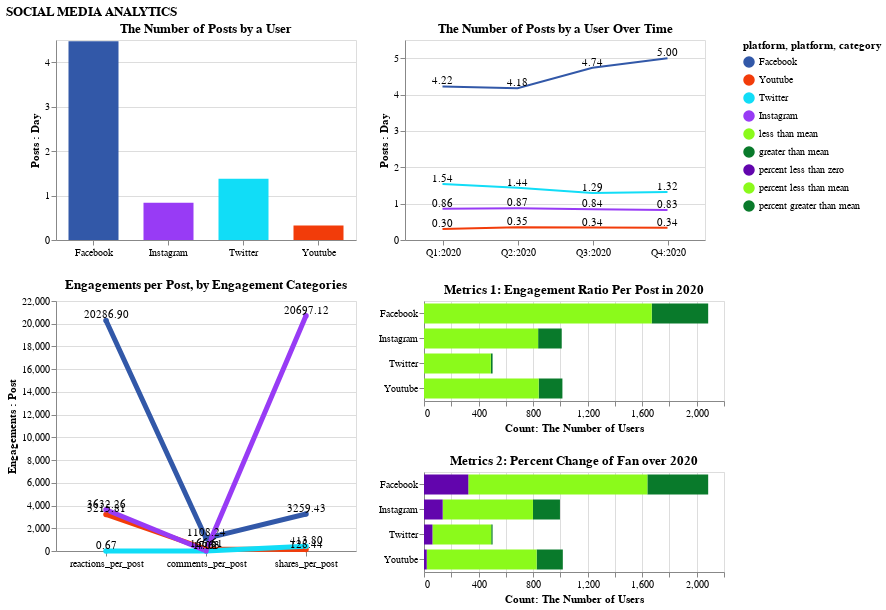

Notebook cell for this chart:
### Code cell
alt.vconcat(panel1, panel2_3, title=' SOCIAL MEDIA ANALYTICS')

### Figure 1 — Vega-Lite specification as saved in the notebook (floating-point values rounded to 4 significant figures)
{"config": {"view": {"continuousWidth": 400, "continuousHeight": 300}}, "vconcat": [{"hconcat": [{"data": {"name": "data-46e2b378f40478a6f9579667e22de0f4"}, "mark": {"type": "bar", "size": 50}, "encoding": {"color": {"condition": {"type": "nominal", "field": "platform", "scale": {"domain": ["Facebook", "Youtube", "Twitter", "Instagram", "less than mean", "greater than mean", "percent less than zero", "percent less than mean", "percent greater than mean"], "range": ["#3258a8", "#f23c0a", "#11ddf7", "#983bf5", "#8bfa1b", "#097a2b", "#6205ad", "#8bfa1b", "#097a2b"]}, "selection": "Select"}, "value": "lightgray"}, "tooltip": [{"type": "nominal", "field": "platform"}, {"type": "quantitative", "field": "value", "format": ".2f", "title": "posts per day"}], "x": {"type": "nominal", "axis": {"labelAngle": 0, "title": ""}, "field": "platform"}, "y": {"type": "quantitative", "axis": {"title": "Posts : Day"}, "field": "value"}}, "height": 200, "selection": {"selector001": {"type": "interval", "bind": "scales", "encodings": ["x"]}}, "title": "The Number of Posts by a User", "width": 300}, {"layer": [{"mark": "line", "encoding": {"color": {"condition": {"type": "nominal", "field": "platform", "scale": {"domain": ["Facebook", "Youtube", "Twitter", "Instagram", "less than mean", "greater than mean", "percent less than zero", "percent less than mean", "percent greater than mean"], "range": ["#3258a8", "#f23c0a", "#11ddf7", "#983bf5", "#8bfa1b", "#097a2b", "#6205ad", "#8bfa1b", "#097a2b"]}, "selection": "Select"}, "value": "lightgray"}, "x": {"type": "nominal", "axis": {"labelAngle": 0, "title": ""}, "field": "quarter"}, "y": {"type": "quantitative", "axis": {"title": "Posts : Day"}, "field": "value", "scale": {"domain": [0, 5.5]}}}, "height": 200, "title": "The Number of Posts by a User Over Time", "width": 300}, {"mark": {"type": "text", "dx": 0, "dy": -5}, "encoding": {"text": {"condition": {"type": "quantitative", "field": "value", "format": ".2f", "title": "posts", "selection": "Select"}, "value": ""}, "x": {"type": "nominal", "field": "quarter"}, "y": {"type": "quantitative", "field": "value"}}}], "data": {"name": "data-f1ce73166e12d760adfd03a8477025aa"}}]}, {"hconcat": [{"layer": [{"mark": {"type": "line", "point": true, "size": 5}, "encoding": {"color": {"condition": {"type": "nominal", "field": "platform", "scale": {"domain": ["Facebook", "Youtube", "Twitter", "Instagram", "less than mean", "greater than mean", "percent less than zero", "percent less than mean", "percent greater than mean"], "range": ["#3258a8", "#f23c0a", "#11ddf7", "#983bf5", "#8bfa1b", "#097a2b", "#6205ad", "#8bfa1b", "#097a2b"]}, "selection": "Select"}, "value": "lightgray"}, "x": {"type": "nominal", "axis": {"labelAngle": 0, "title": ""}, "field": "attribute", "sort": ["reactions_per_post", "comments_per_post", "shares_per_post"]}, "y": {"type": "quantitative", "axis": {"title": "Engagements : Post"}, "field": "value"}}, "height": 250, "title": "Engagements per Post, by Engagement Categories", "width": 300}, {"mark": {"type": "text", "dx": 0, "dy": -5}, "encoding": {"text": {"condition": {"type": "quantitative", "field": "value", "format": ".2f", "selection": "Select"}, "value": ""}, "x": {"type": "nominal", "field": "attribute", "sort": ["reactions_per_post", "comments_per_post", "shares_per_post"]}, "y": {"type": "quantitative", "field": "value"}}}], "data": {"name": "data-d1719a8e3418966a2c1daa4afaa8821f"}}, {"vconcat": [{"data": {"name": "data-7795a6ffb1d71530140cad8f4ddab8cb"}, "mark": {"type": "bar", "size": 20}, "encoding": {"color": {"condition": {"type": "nominal", "field": "category", "scale": {"domain": ["less than mean", "greater than mean"], "range": ["#8bfa1b", "#097a2b"]}, "selection": "Select"}, "value": "lightgray"}, "order": {"type": "nominal", "field": "category", "sort": "descending"}, "tooltip": [{"type": "nominal", "field": "platform"}, {"type": "nominal", "field": "label", "title": "category"}, {"type": "quantitative", "field": "value", "format": ".0f", "title": "count"}], "x": {"type": "quantitative", "aggregate": "sum", "axis": {"labelAngle": 0, "title": "Count: The Number of Users"}, "field": "value"}, "y": {"type": "nominal", "axis": {"title": ""}, "field": "platform"}}, "height": 100, "selection": {"selector002": {"type": "interval", "bind": "scales", "encodings": ["x", "y"]}, "Select": {"type": "single", "fields": ["platform"], "bind": {"input": "select", "options": ["Facebook", "Youtube", "Twitter", "Instagram"]}}}, "title": "Metrics 1: Engagement Ratio Per Post in 2020", "width": 300}, {"data": {"name": "data-6c0927a20b124435e2b4b5ffb8aed344"}, "mark": {"type": "bar", "size": 20}, "encoding": {"color": {"condition": {"type": "nominal", "field": "category", "scale": {"domain": ["percent less than zero", "percent less than mean", "percent greater than mean"], "range": ["#6205ad", "#8bfa1b", "#097a2b"]}, "selection": "Select"}, "value": "lightgray"}, "order": {"type": "nominal", "field": "category", "sort": "descending"}, "tooltip": [{"type": "nominal", "field": "platform"}, {"type": "nominal", "field": "label", "title": "category"}, {"type": "quantitative", "field": "value", "format": ".0f", "title": "count"}], "x": {"type": "quantitative", "aggregate": "sum", "axis": {"labelAngle": 0, "title": "Count: The Number of Users"}, "field": "value"}, "y": {"type": "nominal", "axis": {"title": ""}, "field": "platform"}}, "height": 100, "selection": {"selector003": {"type": "interval", "bind": "scales", "encodings": ["x", "y"]}}, "title": "Metrics 2: Percent Change of Fan over 2020", "width": 300}]}]}], "title": " SOCIAL MEDIA ANALYTICS", "$schema": "https://vega.github.io/schema/vega-lite/v4.8.1.json", "datasets": {"data-46e2b378f40478a6f9579667e22de0f4": [{"platform": "Facebook", "value": 4.472, "color": "#3258a8"}, {"platform": "Youtube", "value": 0.3281, "color": "#f23c0a"}, {"platform": "Twitter", "value": 1.377, "color": "#11ddf7"}, {"platform": "Instagram", "value": 0.8381, "color": "#983bf5"}], "data-f1ce73166e12d760adfd03a8477025aa": [{"platform": "Facebook", "quarter": "Q1:2020", "value": 4.221, "color": "#3258a8"}, {"platform": "Facebook", "quarter": "Q2:2020", "value": 4.175, "color": "#3258a8"}, {"platform": "Facebook", "quarter": "Q3:2020", "value": 4.739, "color": "#3258a8"}, {"platform": "Facebook", "quarter": "Q4:2020", "value": 5.0, "color": "#3258a8"}, {"platform": "Youtube", "quarter": "Q1:2020", "value": 0.3034, "color": "#f23c0a"}, {"platform": "Youtube", "quarter": "Q2:2020", "value": 0.3476, "color": "#f23c0a"}, {"platform": "Youtube", "quarter": "Q3:2020", "value": 0.3406, "color": "#f23c0a"}, {"platform": "Youtube", "quarter": "Q4:2020", "value": 0.3389, "color": "#f23c0a"}, {"platform": "Twitter", "quarter": "Q1:2020", "value": 1.537, "color": "#11ddf7"}, {"platform": "Twitter", "quarter": "Q2:2020", "value": 1.438, "color": "#11ddf7"}, {"platform": "Twitter", "quarter": "Q3:2020", "value": 1.292, "color": "#11ddf7"}, {"platform": "Twitter", "quarter": "Q4:2020", "value": 1.317, "color": "#11ddf7"}, {"platform": "Instagram", "quarter": "Q1:2020", "value": 0.8561, "color": "#983bf5"}, {"platform": "Instagram", "quarter": "Q2:2020", "value": 0.872, "color": "#983bf5"}, {"platform": "Instagram", "quarter": "Q3:2020", "value": 0.8441, "color": "#983bf5"}, {"platform": "Instagram", "quarter": "Q4:2020", "value": 0.8267, "color": "#983bf5"}], "data-d1719a8e3418966a2c1daa4afaa8821f": [{"platform": "Facebook", "attribute": "reactions_per_post", "value": 20290.0, "color": "#3258a8", "order": 0}, {"platform": "Facebook", "attribute": "comments_per_post", "value": 1108.0, "color": "#3258a8", "order": 1}, {"platform": "Facebook", "attribute": "shares_per_post", "value": 3259.0, "color": "#3258a8", "order": 2}, {"platform": "Youtube", "attribute": "reactions_per_post", "value": 3216.0, "color": "#f23c0a", "order": 0}, {"platform": "Youtube", "attribute": "comments_per_post", "value": 166.6, "color": "#f23c0a", "order": 1}, {"platform": "Youtube", "attribute": "shares_per_post", "value": 128.4, "color": "#f23c0a", "order": 2}, {"platform": "Twitter", "attribute": "reactions_per_post", "value": 0.6658, "color": "#11ddf7", "order": 0}, {"platform": "Twitter", "attribute": "comments_per_post", "value": 4.075, "color": "#11ddf7", "order": 1}, {"platform": "Twitter", "attribute": "shares_per_post", "value": 413.8, "color": "#11ddf7", "order": 2}, {"platform": "Instagram", "attribute": "reactions_per_post", "value": 3632.0, "color": "#983bf5", "order": 0}, {"platform": "Instagram", "attribute": "comments_per_post", "value": 17.63, "color": "#983bf5", "order": 1}, {"platform": "Instagram", "attribute": "shares_per_post", "value": 20700.0, "color": "#983bf5", "order": 2}], "data-7795a6ffb1d71530140cad8f4ddab8cb": [{"platform": "Facebook", "category": "greater than mean", "value": 414, "color": "#3258a8", "label": "greater than 0.01"}, {"platform": "Facebook", "category": "less than mean", "value": 1670, "color": "#3258a8", "label": "less than 0.01"}, {"platform": "Youtube", "category": "greater than mean", "value": 174, "color": "#f23c0a", "label": "greater than 0.02"}, {"platform": "Youtube", "category": "less than mean", "value": 841, "color": "#f23c0a", "label": "less than 0.02"}, {"platform": "Twitter", "category": "greater than mean", "value": 13, "color": "#11ddf7", "label": "greater than 1.83"}, {"platform": "Twitter", "category": "less than mean", "value": 490, "color": "#11ddf7", "label": "less than 1.83"}, {"platform": "Instagram", "category": "greater than mean", "value": 173, "color": "#983bf5", "label": "greater than 0.08"}, {"platform": "Instagram", "category": "less than mean", "value": 837, "color": "#983bf5", "label": "less than 0.08"}], "data-6c0927a20b124435e2b4b5ffb8aed344": [{"platform": "Facebook", "category": "percent greater than mean", "value": 446, "color": "#3258a8", "label": "greater than 15.97%"}, {"platform": "Facebook", "category": "percent less than mean", "value": 1313, "color": "#3258a8", "label": "less than 15.97% and non-negative"}, {"platform": "Facebook", "category": "percent less than zero", "value": 325, "color": "#3258a8", "label": "less than 0%"}, {"platform": "Youtube", "category": "percent greater than mean", "value": 192, "color": "#f23c0a", "label": "greater than 37.07%"}, {"platform": "Youtube", "category": "percent less than mean", "value": 806, "color": "#f23c0a", "label": "less than 37.07% and non-negative"}, {"platform": "Youtube", "category": "percent less than zero", "value": 20, "color": "#f23c0a", "label": "less than 0%"}, {"platform": "Twitter", "category": "percent greater than mean", "value": 10, "color": "#11ddf7", "label": "greater than 3958.01%"}, {"platform": "Twitter", "category": "percent less than mean", "value": 431, "color": "#11ddf7", "label": "less than 3958.01% and non-negative"}, {"platform": "Twitter", "category": "percent less than zero", "value": 62, "color": "#11ddf7", "label": "less than 0%"}, {"platform": "Instagram", "category": "percent greater than mean", "value": 198, "color": "#983bf5", "label": "greater than 44.54%"}, {"platform": "Instagram", "category": "percent less than mean", "value": 662, "color": "#983bf5", "label": "less than 44.54% and non-negative"}, {"platform": "Instagram", "category": "percent less than zero", "value": 137, "color": "#983bf5", "label": "less than 0%"}]}}
